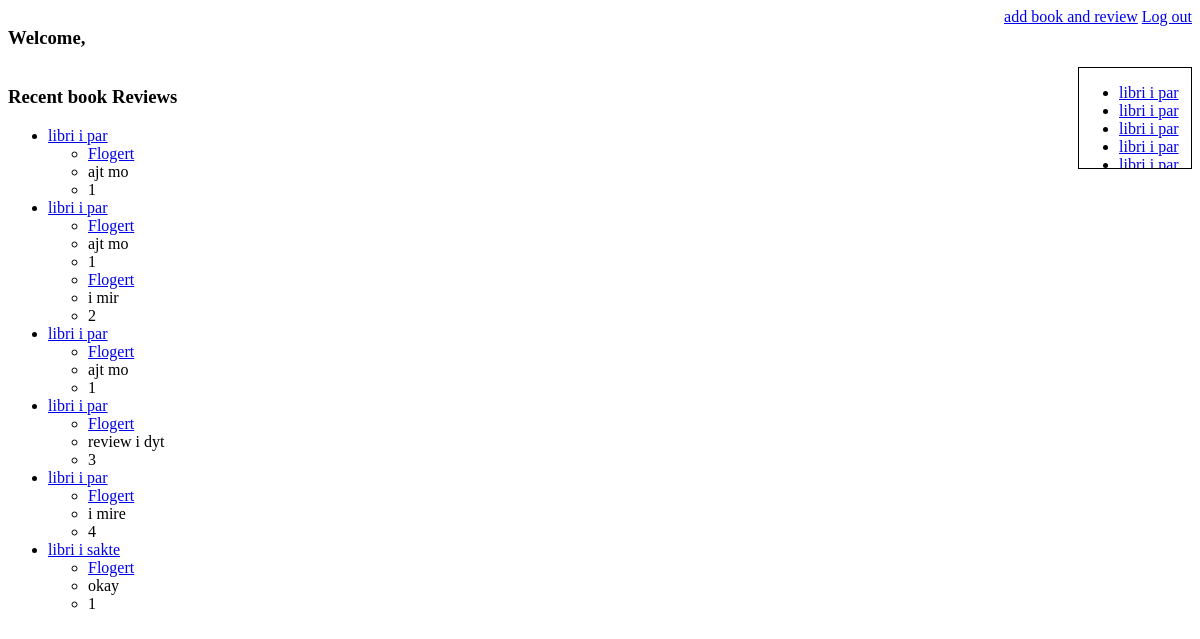
/ (signed in), run on the app's committed database.
### myApp2/models.py (models this page shows)
class Book(models.Model):
    title = models.CharField(max_length = 60)
    user = models.ForeignKey(User, related_name = 'books', on_delete = models.CASCADE )
    desc = models.TextField()
    created_at = models.DateTimeField(auto_now_add = True)
    updated_at= models.DateTimeField(auto_now = True)

class Review(models.Model):
    user = models.ForeignKey(User, related_name = 'reviews', on_delete = models.CASCADE )
    rate = models.IntegerField()
    book = models.ForeignKey(Book, related_name = 'reviews', on_delete = models.CASCADE )
    text = models.TextField()
    created_at = models.DateTimeField(auto_now_add = True)
    updated_at = models.DateTimeField(auto_now = True)

class User(models.Model):
    first_name = models.CharField(max_length = 60)
    last_name = models.CharField(max_length = 60)
    email = models.CharField(max_length = 100)
    password = models.CharField(max_length = 150)
    created_at = models.DateTimeField(auto_now_add = True)
    updated_at = models.DateTimeField(auto_now = True)
    objects = CourseManager()

### myApp2/views.py (the view)
# urls.py: path('', views.index),
def index(request):
    context = {
        "User": User.objects.get(id=request.session['userid']),
        "books": Book.objects.all
    }
    return render(request, "index.html", context)

### myApp2/templates/index.html (shortened to what this page needs)
<!DOCTYPE html>
<html lang="en">
<head>
    {% load static %}
<link rel="stylesheet" type="text/css" href="{% static 'css/index.css' %}">
</head>
<body>
<header>
    <h3>Welcome,{{user.name}}</h3>
    <div>
        <a href="/books/add">add book and review</a>
        <a href="/logout">Log out</a>
    </div>
</header>
<div class="d-flex">
    <div>
        <h3>Recent book Reviews</h3>
        <ul>
            {% for book in books %}
            <li> <a href="/books/{{book.id}}">{{book.title}}</a></li>
            <ul>
                {% for review in book.reviews.all %}
                <li><a href="/user/{{review.user.id}}">{{review.user.first_name}}</a></li>
                <li>{{ review.text }}</li>
                <li>{{review.rate}}</li>
                {% endfor %}
            </ul>
            {% endfor %}
        </ul>
    </div>
    <div>
        <div class="books">
            <ul>
                {% for book in books %}
                <li> <a href="/books/{{book.id}}">{{book.title}}</a></li>
                {% endfor %}
        </div>
    </div>
</div>
</body>
</html>

### myApp2/static/css/index.css (style rules this page uses)
header { display: flex; justify-content: space-between; }
.d-flex { display: flex; justify-content: space-between; }
.books { height: 100px; overflow: scroll; border: 1px solid black; }

### data on the page
Book: title "libri i par"
Review: user.first_name "Flogert", text "ajt mo", rate "1"
Book: title "libri i par"
Review: user.first_name "Flogert", text "ajt mo", rate "1"
Review: user.first_name "Flogert", text "i mir", rate "2"
Book: title "libri i par"
Review: user.first_name "Flogert", text "ajt mo", rate "1"
Book: title "libri i par"
Review: user.first_name "Flogert", text "review i dyt", rate "3"
Book: title "libri i par"
Review: user.first_name "Flogert", text "i mire", rate "4"
Book: title "libri i sakte"
Review: user.first_name "Flogert", text "okay", rate "1"
